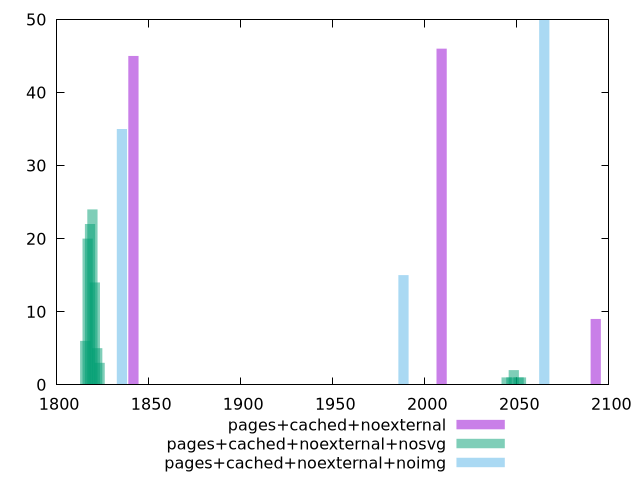

The script that saved this image:
$_pagesCachedNoexternal <<EOF
1841.715908022957 45
2009.1446269341347 46
2092.8589863897237 9
EOF
$_pagesCachedNoexternalNosvg <<EOF
1816.8508183000322 20
1819.4518932009628 24
1818.1513557504975 22
1815.550280849567 6
1822.0529681018934 5
1820.752430651428 14
2052.2480968342525 1
2044.4448721314607 1
2048.346484482857 2
2047.0459470323913 1
1823.3535055523587 3
2050.9475593837874 1
EOF
$_pagesCachedNoexternalNoimg <<EOF
1835.4644988447421 35
2064.897561200335 50
1988.4198737484708 15
EOF
set key outside below
set terminal pngcairo
set output "report_00006_2020-11-02T20-21-41.718Z/first-meaningful-paint/first-meaningful-paint_pages+cached+noexternal_pages+cached+noexternal+nosvg_pages+cached+noexternal+noimg+hist.png"
set boxwidth 5.546174110803135
set style fill transparent solid 0.5 noborder
set yrange [0:50]
plot $_pagesCachedNoexternal title "pages+cached+noexternal" with boxes ,$_pagesCachedNoexternalNosvg title "pages+cached+noexternal+nosvg" with boxes ,$_pagesCachedNoexternalNoimg title "pages+cached+noexternal+noimg" with boxes ,
